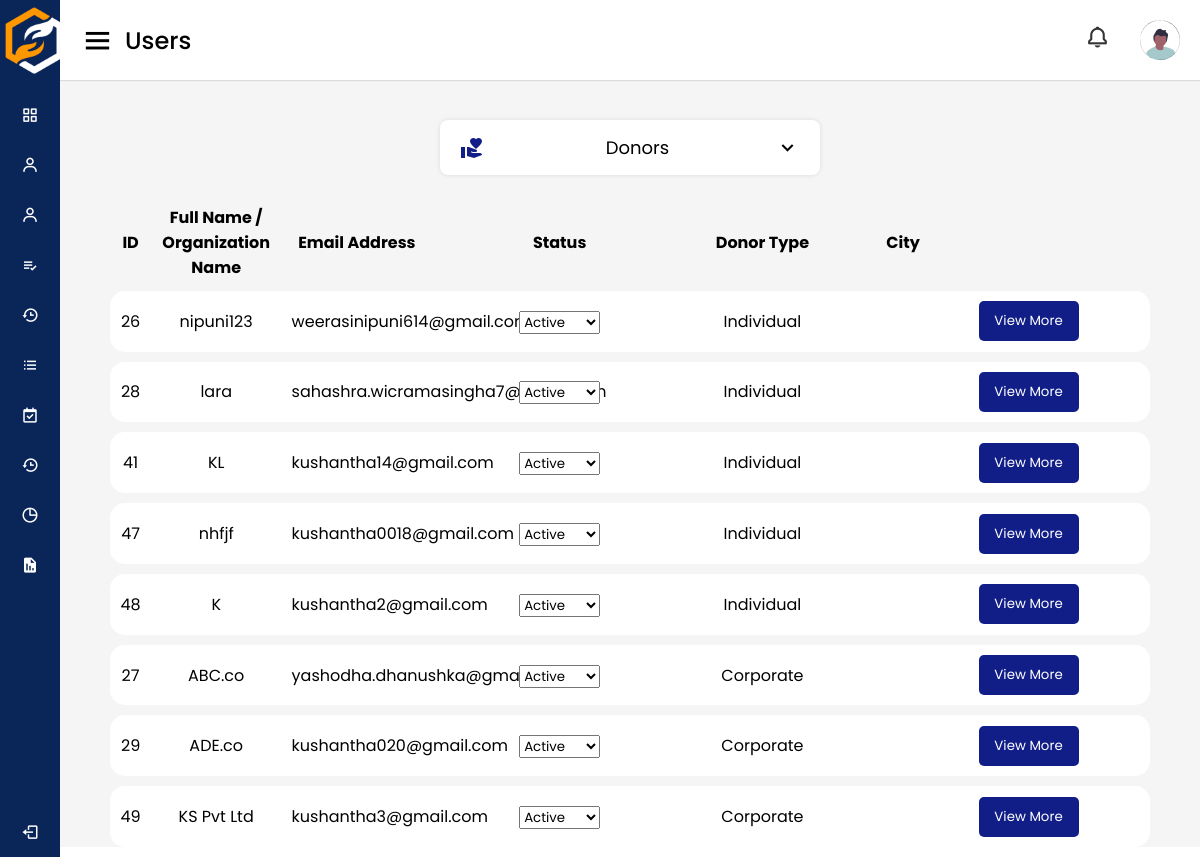
/adminPages/donors (signed in), run on the app's committed database.
### tables this page shows
CREATE TABLE `ind_don` (
  `id` int(11) NOT NULL,
  `f_name` varchar(255) NOT NULL,
  `l_name` varchar(255) NOT NULL,
  `NIC` varchar(255) NOT NULL,
  `zipcode` varchar(255) NOT NULL,
  `district` int(11) NOT NULL,
  `acc_status` int(11) NOT NULL,
  `user_id` int(11) NOT NULL
);

CREATE TABLE `reg_user` (
  `id` int(11) NOT NULL,
  `email` varchar(255) NOT NULL,
  `password` varchar(255) NOT NULL,
  `user_type` int(11) NOT NULL,
  `prof_img` varchar(255) NOT NULL,
  `tp_number` varchar(10) NOT NULL,
  `otp_code` int(11) NOT NULL,
  `otp_verify` int(11) NOT NULL,
  `verification_status` int(11) NOT NULL,
  `rejection_note` varchar(255) NOT NULL,
  `password_reset_hash` varchar(255) NOT NULL,
  `password_reset_expiry` int(11) NOT NULL,
  `backup` varchar(255) NOT NULL
);

CREATE TABLE `corp_don` (
  `id` int(11) NOT NULL,
  `comp_name` varchar(255) NOT NULL,
  `emp_name` varchar(255) NOT NULL,
  `emp_id` varchar(255) NOT NULL,
  `designation` varchar(255) NOT NULL,
  `zipcode` varchar(255) NOT NULL,
  `district` int(11) NOT NULL,
  `acc_status` int(11) NOT NULL,
  `user_id` int(11) NOT NULL
);

### app/controllers/AdminPages.php (called while the page is built, shortened)
<?php
class AdminPages extends Controller
{
    public function __construct()
    {
        $this->adminPageModel = $this->model('AdminPage');
    }
    public function donors()
    {
        $indDonors = $this->adminPageModel->getIndDonors();
        $corpDonors = $this->adminPageModel->getCorpDonors();
        $data = [
            'indDonors' => $indDonors,
            'corpDonors' => $corpDonors
        ];
        $this->view('users/admin/donors', $data);
    }
}

### app/libraries/Core.php (called while the page is built, shortened)
<?php
  class Core {
    protected $currentMethod = 'index';
    public function __construct(){
      $url = $this->getUrl();
      if(file_exists('../app/controllers/' . ucwords($url[0] ?? ''). '.php')){
        unset($url[0]);
      }
      $this->currentController = new $this->currentController;
      if(isset($url[1])){
        if(method_exists($this->currentController, $url[1])){
          $this->currentMethod = $url[1];
          unset($url[1]);
        }
      }
      $this->params = $url ? array_values($url) : [];
      call_user_func_array([$this->currentController, $this->currentMethod], $this->params);
    }
      public function getUrl(){
      if(isset($_GET['url'])){
        $url = rtrim($_GET['url'], '/');
        $url = filter_var($url, FILTER_SANITIZE_URL);
        $url = explode('/', $url);
        return $url;
      }
    }
  }

### public/index.php (called while the page is built, shortened)
<?php
    $init = new Core;

### app/libraries/Database.php (called while the page is built, shortened)
<?php
class Database
{
    private $host = DB_HOST;
    private $user = DB_USER;
    private $pass = DB_PASS;
    private $dbname = DB_NAME;
    private $dbh;
    private $stmt;
    public function __construct()
    {
        $dsn = 'mysql:host=' . $this->host . ';dbname=' . $this->dbname;
        $options = array(
            PDO::ATTR_PERSISTENT => true,
            PDO::ATTR_ERRMODE => PDO::ERRMODE_EXCEPTION
        );
        try {
            $this->dbh = new PDO($dsn, $this->user, $this->pass, $options);
        } catch (PDOException $e) {
            $this->error = $e->getMessage();
            echo $this->error;
        }
    }
    public function query($sql)
    {
        $this->stmt = $this->dbh->prepare($sql);
    }
    public function resultSet()
    {
        $this->execute();
        return $this->stmt->fetchAll(PDO::FETCH_OBJ);
    }
    public function execute()
    {
        return $this->stmt->execute();
    }
}

### app/models/AdminPage.php (called while the page is built, shortened)
<?php
class AdminPage
{
    private $db;
    public function __construct()
    {
        $this->db = new Database;
    }
    public function getIndDonors()
    {
        $this->db->query('SELECT *, reg_user.id as id FROM reg_user INNER JOIN ind_don ON reg_user.id = ind_don.user_id WHERE reg_user.user_type = 2');
        $results = $this->db->resultSet();
        return $results;
    }
    public function getCorpDonors()
    {
        $this->db->query('SELECT *, reg_user.id as id FROM reg_user INNER JOIN corp_don ON reg_user.id = corp_don.user_id WHERE reg_user.user_type = 3');
        $results = $this->db->resultSet();
        return $results;
    }
}

### app/views/users/admin/donors.php (the view, shortened to what this page needs)
<!DOCTYPE html>
<html lang="en" dir="ltr">
<head>
    <link rel="stylesheet" href="<?php echo URLROOT; ?>/css/style_dashboard.css" />
    <link rel="stylesheet" href="<?php echo URLROOT; ?>/css/style_user.css" />
    <link href="https://unpkg.com/boxicons@2.0.7/css/boxicons.min.css" rel="stylesheet" />
</head>
<body>
<?php require APPROOT.'/views/inc/side_navbar.php';?>
<section class="home-section">
    <nav>
        <div class="sidebar-button">
            <i class="bx bx-menu sidebarBtn"></i>
            <span class="dashboard">Users</span>
        </div>
        <div class="profile-details">
            <div class="notification">
                <i class="bx bx-bell bx-tada notification"></i>
            </div>
            <img src="<?php echo URLROOT; ?>/img/profile_pic.svg" alt="" />
        </div>
    </nav>
        <main>
            <div class="select-menu">
                <div class="select-btn">
                    <span class="material-icons" style="color:#111e88; margin-right: 1rem;">
                            </span>
                    <span class="option-text">Donors</span>
                    <i class="bx bx-chevron-down"></i>
                </div>
            </div>
            <div class="cards_heading head">
                <div>ID</div>
                <div>Full Name / Organization Name</div>
                <div>Email Address</div>
                <div>Status</div>
                <div>Donor Type</div>
                <div>City</div>
            </div>
            <?php foreach($data['indDonors'] as $indDonors) : ?>
                <div class="cards_heading cards_color">
                    <div><?php echo $indDonors->id; ?></div>
                    <div><?php echo $indDonors->f_name; ?></div>
                    <div><?php echo $indDonors->email; ?></div>
                    <div>
                        <select name="status" class="status" data-id="<?php echo $indDonors->id; ?>">
                            <option value=1 <?php if($indDonors->acc_status == 1) echo "selected"?>>Active</option>
                        </select>
                    </div>
                    <div>Individual</div>
                    <div>
                        <div style="text-align: center;"> <a href="<?php echo URLROOT; ?>/pages/userDetails/<?php echo $indDonors->id; ?>"> <button class="btnview">View More</button> </a></div>
                    </div>
                </div>
            <?php endforeach; ?>
            <?php foreach($data['corpDonors'] as $corpDonors) : ?>
                <div class="cards_heading cards_color">
                    <div><?php echo $corpDonors->id; ?></div>
                    <div><?php echo $corpDonors->comp_name; ?></div>
                    <div><?php echo $corpDonors->email; ?></div>
                    <div>
                        <select name="status" class="status" data-id="<?php echo $corpDonors->id; ?>">
                            <option value="1" <?php if($corpDonors->acc_status == 1) echo "selected"?>>Active</option>
                        </select>
                    </div>
                    <div>Corporate</div>
                    <div>
                        <div style="text-align: center;"> <a href="<?php echo URLROOT; ?>/pages/userDetails/<?php echo $corpDonors->id; ?>"> <button class="btnview">View More</button> </a></div>
                    </div>
                </div>
            <?php endforeach; ?>
        </main>
    </section>
</body>
</html>

### public/css/style_dashboard.css (style rules this page uses)
* { margin: 0; padding: 0; box-sizing: border-box; font-family: 'Poppins', sans-serif; }
.home-section { position: relative; background: #f5f5f5; min-height: 100vh; width: calc(100% - 240px); left: 240px; transition: all 0.5s ease; }
.home-section nav { display: flex; justify-content: space-between; height: 80px; background: #fff; display: flex; align-items: center; position: fixed; width: calc(100% - 240px); left: 240px; z-index: 100; padding: 0 20px; box-shadow: 0 1px 1px rgba(0, 0, 0, 0.1); transition: all 0.5s ease; }
.home-section nav .sidebar-button { display: flex; align-items: center; font-size: 24px; font-weight: 500; }
nav .sidebar-button i { font-size: 35px; margin-right: 10px; }
.home-section nav .profile-details { display: flex; align-items: center; padding: 0 auto; }
.profile-details i { padding: 0px 30px; }
nav .profile-details img { height: 40px; width: 40px; border-radius: 6px; object-fit: cover; }
nav .profile-details i { font-size: 25px; color: #333; }
.bx-bell { padding: 10px 10px; }
a { text-decoration: none; }
@media (max-width: 1240px) { .home-section { width: calc(100% - 60px); left: 60px; } }
@media (max-width: 1240px) { .home-section nav { width: calc(100% - 60px); left: 60px; } }

### public/css/style_user.css (style rules this page uses)
:root { --color-white: #fff; --color-info-dark:#7d8da1; --color-info-light:#dce1eb; --color-dark:#363949; --color-light:rgba(132, 139, 200, 0.18); --color-primary-varient:#111e88; --color-background:#f6f6f9; --card-border-radius: 2rem; --border-radius-1: 0.4rem; --border-radius-2: 0.8rem; --border-radius-3: 1.2rem; --card-padding:1.8rem; --padding-1:1.2rem; --box-shadow: 0 2rem 3rem var(--color-light) }
* { margin: 0; padding: 0; box-sizing: border-box; font-family: 'Poppins', sans-serif; }
main { padding-top: 120px; padding-left: 50px; padding-right: 50px; }
.cards_heading { grid-template-columns: 2% 12.8% 12.8% 25% 12.8% 12.8% 12.8% 2%; grid-column-gap: 1%; color: var(--black); max-width: 100%; margin: auto; padding: 1%; font-size: 1rem; border-radius: 15px; font-weight: bold; margin-right: 0px; margin-left: 0px; text-align: center; display: grid; align-items: center; }
.head { font-size: 1rem; }
.cards_color { background: #ffffff; font-weight: normal; color: black; margin-bottom: 10px; margin-right: 0; font-size: 1rem; }
.btnview { display: flex; align-items: center; justify-content: center; height: 40px; margin-right: 0px; max-width: 100px; width: 100%; border: none; outline: none; color: #fff; border-radius: 5px; background-color: #111e88; transition: all 0.3s linear; cursor: pointer; }
.select-menu { width: 380px; margin-top: 5px; margin: auto; margin-bottom: 20px; position: relative; }
.select-menu .select-btn { display: flex; height: 55px; background: #fff; padding: 20px; font-size: 18px; font-weight: 400; border-radius: 8px; align-items: center; cursor: pointer; justify-content: space-between; box-shadow: 0 0 5px rgba(0,0,0,0.1); }
.select-btn i { font-size: 25px; transition: 0.3s; }
.home-section { position: relative; background: #f5f5f5; min-height: 100vh; width: calc(100% - 240px); left: 240px; transition: all 0.5s ease; }
.home-section nav { display: flex; justify-content: space-between; height: 80px; background: #fff; display: flex; align-items: center; position: fixed; width: calc(100% - 240px); left: 240px; z-index: 100; padding: 0 20px; box-shadow: 0 1px 1px rgba(0, 0, 0, 0.1); transition: all 0.5s ease; }
.home-section nav .sidebar-button { display: flex; align-items: center; font-size: 24px; font-weight: 500; }
nav .sidebar-button i { font-size: 35px; margin-right: 10px; }
.home-section nav .profile-details { display: flex; align-items: center; padding: 0 auto; }
.profile-details i { padding: 0px 30px; }
nav .profile-details img { height: 40px; width: 40px; border-radius: 6px; object-fit: cover; }
nav .profile-details i { font-size: 25px; color: #333; }
.bx-bell { padding: 10px 10px; }
@media (max-width: 1240px) { .home-section { width: calc(100% - 60px); left: 60px; } }
@media (max-width: 1240px) { .home-section nav { width: calc(100% - 60px); left: 60px; } }

### data on the page
ind_don: user "26", f_name "nipuni123", user.email "weerasinipuni614@gmail.com", status "Active"
ind_don: user "28", f_name "lara", user.email "sahashra.wicramasingha7@gmail.com", status "Active"
ind_don: user "41", f_name "KL", user.email "kushantha14@gmail.com", status "Active"
ind_don: user "47", f_name "nhfjf", user.email "kushantha0018@gmail.com", status "Active"
ind_don: user "48", f_name "K", user.email "kushantha2@gmail.com", status "Active"
corp_don: user "27", comp_name "ABC.co", user.email "yashodha.dhanushka@gmail.com", status "Active"
corp_don: user "29", comp_name "ADE.co", user.email "kushantha020@gmail.com", status "Active"
corp_don: user "49", comp_name "KS Pvt Ltd", user.email "kushantha3@gmail.com", status "Active"
